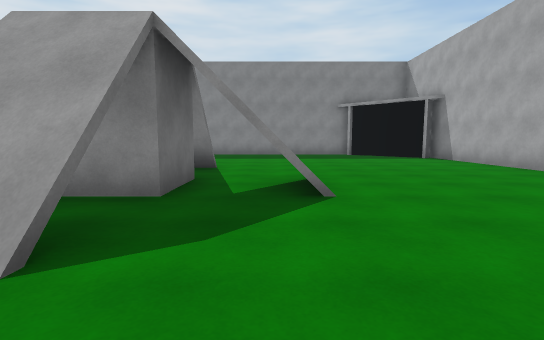
[1] (above)

16 first-person views from a walk through a 3-D level made in the Unity game engine. The camera is 1.3 m above the floor, tilts 6° down and sees 85° across. The floor is counted in squares, 2 m on a side. Each view is taken from the middle of a square. On the plan, view 1 faces up. The plan holds only what a view shows up to about 9 squares ahead; the rest is blank. The place goes on beyond the plan. The player is left out.

[2]
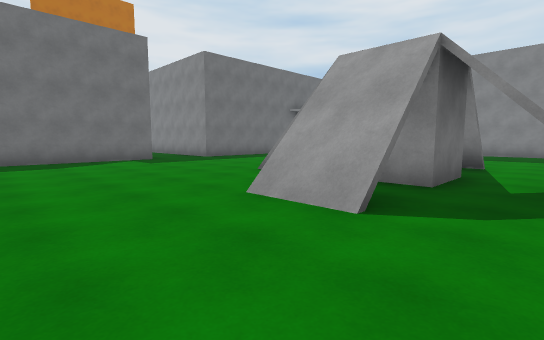

[3]
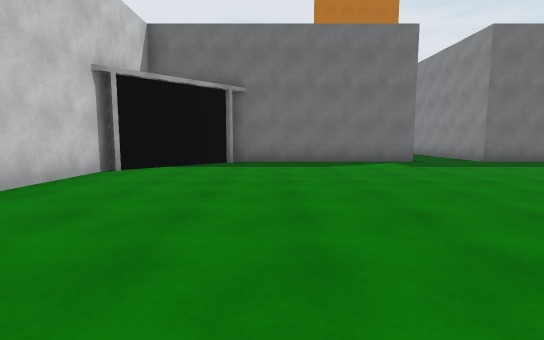

[4]
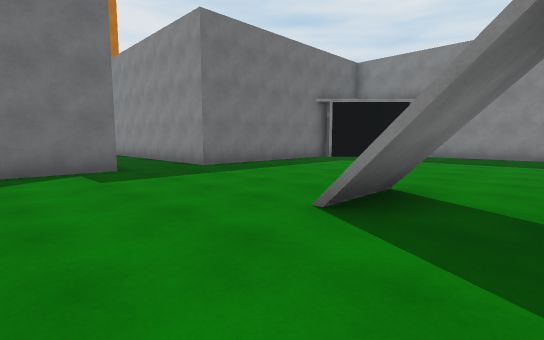

[5]
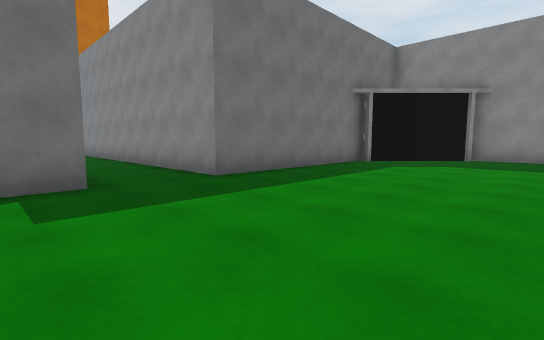

[6]
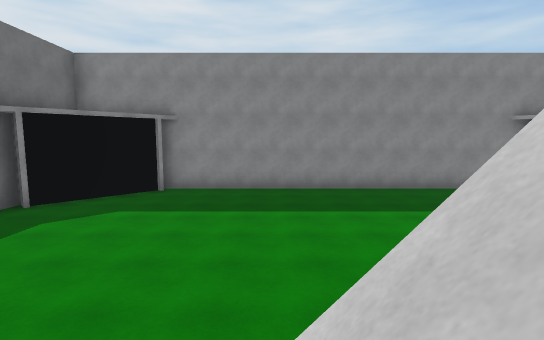

[7]
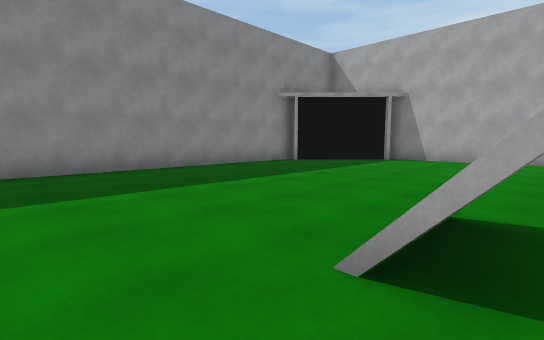

[8]
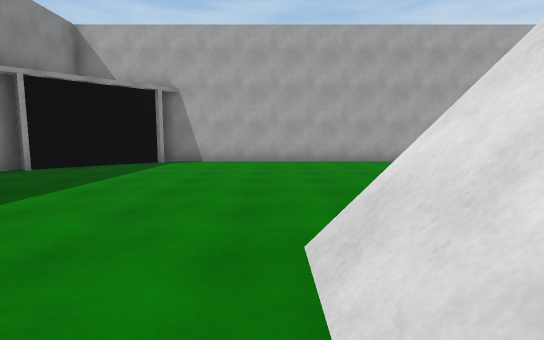

[9]
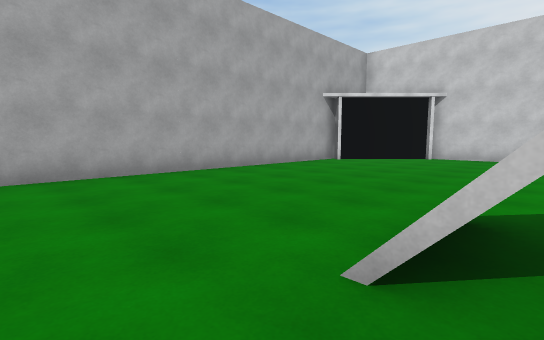

[10]
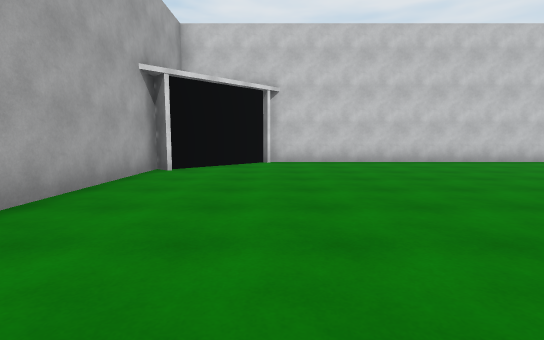

[11]
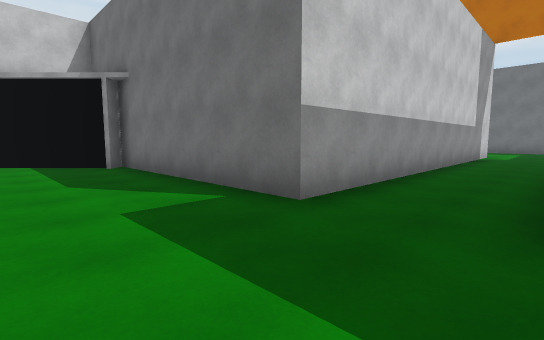

[12]
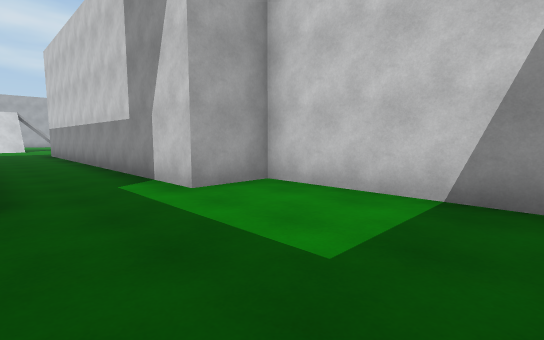

[13]
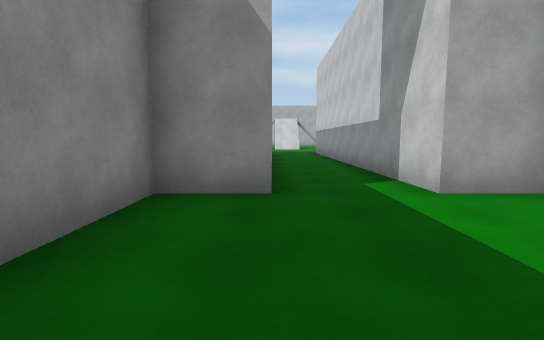

[14]
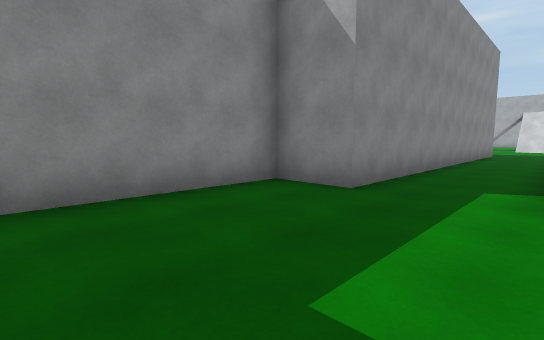

[15]
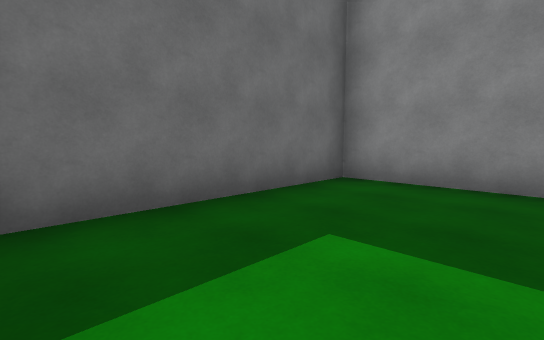

[16]
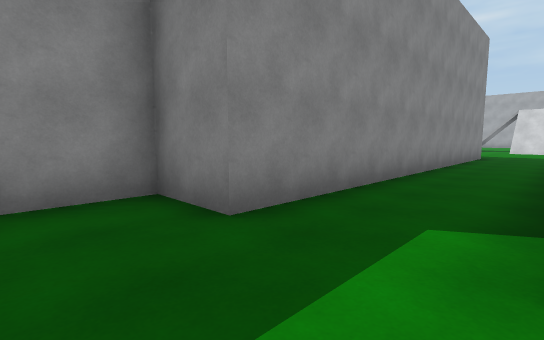

### Floor plan
Points are (right, up) in squares from view 1. A wall is a line through its corners. A room is listed if a view was taken in it or the views show most of it. See-through windows are left out.
Room 1 (views 1, 2, 3, 4, 5, 6, 7, 8, 9, 10, 11)
walls: (-1.3, 4.9) (-1.3, 3.3) (-2.2, 3.3); (-1.3, 2.4) (-1.3, 1.5); (0, 4.8) (0.5, 4.8); (-9.2, -2.2) (-7.1, -4.3); (-9.4, 10.3) (-9.4, 5) (-19.5, 5); (-7.1, 12.2) (-9.2, 10.1); (-7.2, -4.4) (3, -4.4) (5.1, -2.3); (5.1, -2) (5.5, -2.4) (5.5, 10.1); (5.2, 10.1) (3.2, 12.2); (3.4, 12.4) (-7.1, 12.4); (-19.5, 3) (-9.4, 3) (-9.4, -2.4)
ways out: opening at (-19, 4) to room 2
Room 2 (views 12, 13, 14, 15, 16)
walls: (-22.9, 1.6) (-19.5, 1.6) (-19.5, 3); (-19.5, 5) (-19.5, 6.4) (-23.7, 6.4) (-23.7, 2)
ways out: opening at (-19, 4) to room 1

Positions as (right, up) in squares from view 1, and headings:
1: (0, 0), facing up
2: (0, -1), facing up-left
3: (-1, -1), facing left
4: (-3, 1), facing up-left
5: (-5, 2), facing up-left
6: (-4, 4), facing up
7: (-4, 6), facing up-right
8: (-3, 7), facing right
9: (0, 6), facing down-right
10: (3, 4), facing down
11: (-7, 5), facing down-left
12: (-23, 5), facing down-right
13: (-23, 5), facing right
14: (-23, 3), facing up-right
15: (-21, 2), facing up-left
16: (-21, 3), facing up-right
